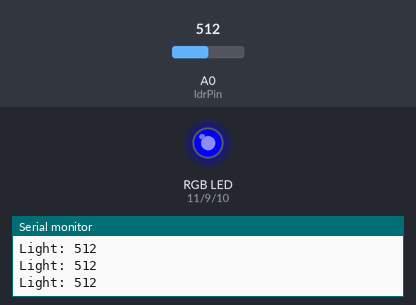
A sketch run on a simulated Arduino Uno, built with avr-gcc and run on an emulated ATmega328P. Shown: an RGB LED mixed from three pins (HIGH = lit), the last lines printed to the serial monitor. The inputs (shaded band) are chosen by the test bench; at power-on: A0 (ldrPin) = 512.

Above: at 1.2 s.
1.3 s: A0 (ldrPin) set to 692
2.8 s: A0 (ldrPin) set to 710
At 3.4 s:
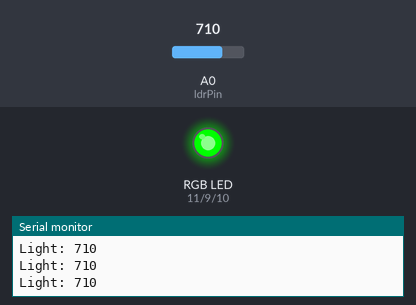
4.3 s: A0 (ldrPin) set to 290
At 4.7 s:
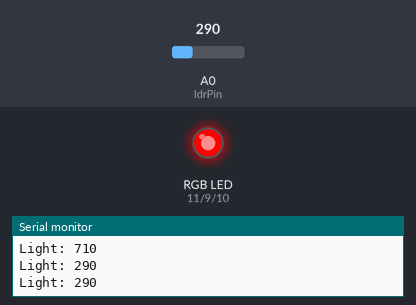
5.9 s: A0 (ldrPin) set to 314
At 7.2 s:
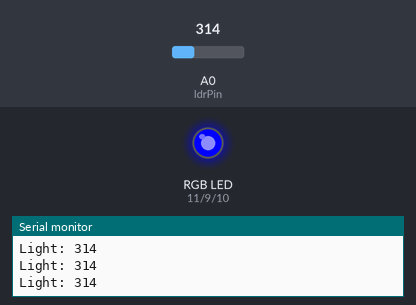
7.5 s: A0 (ldrPin) set to 122
At 8.6 s:
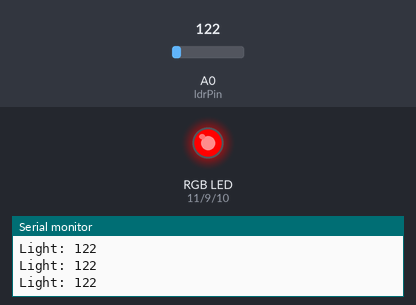
Timing chart, 0 to 10.1 s (numbered marks = the images above; inputs shaded):
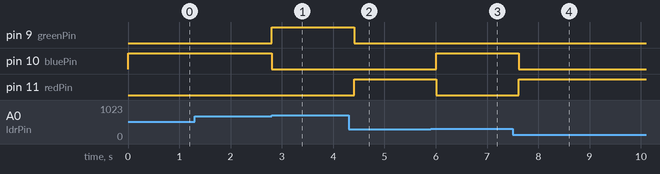

The sketch:

rgb-light-sensor.ino
```cpp
int ldrPin = A0;
// RGB-led
int redPin = 11;
int greenPin = 9;
int bluePin = 10;

int lightValue;

void setup()
{
  pinMode(redPin, OUTPUT);
  pinMode(greenPin, OUTPUT);
  pinMode(bluePin, OUTPUT);

  Serial.begin(9600);
}

void loop()
{
  // Read light sensor
  lightValue = analogRead(ldrPin);

  Serial.print("Light: ");
  Serial.println(lightValue);

  // Bright
  if (lightValue > 700)
  {
    digitalWrite(redPin, LOW);
    digitalWrite(greenPin, HIGH);
    digitalWrite(bluePin, LOW);
  }

  // Medium light
  else if (lightValue > 300)
  {
    digitalWrite(redPin, LOW);
    digitalWrite(greenPin, LOW);
    digitalWrite(bluePin, HIGH);
  }

  // Dark
  else
  {
    digitalWrite(redPin, HIGH);
    digitalWrite(greenPin, LOW);
    digitalWrite(bluePin, LOW);
  }

  delay(200);
}
```

Measured:
- the behaviour switches between 700 and 701 on A0 (ldrPin) (found by bisection; images 0 and 1)
- the behaviour switches between 300 and 301 on A0 (ldrPin) (found by bisection; images 2 and 3)
- after the input at 2.8 s, pin 9 (greenPin): LOW → HIGH at once; pin 10 (bluePin): HIGH → LOW at once
- after the input at 4.3 s, pin 9 (greenPin): HIGH → LOW after 0.11 s; pin 11 (redPin): LOW → HIGH after 0.11 s
- after the input at 5.9 s, pin 10 (bluePin): LOW → HIGH after 0.11 s; pin 11 (redPin): HIGH → LOW after 0.11 s
- after the input at 7.5 s, pin 10 (bluePin): HIGH → LOW after 0.11 s; pin 11 (redPin): LOW → HIGH after 0.11 s
